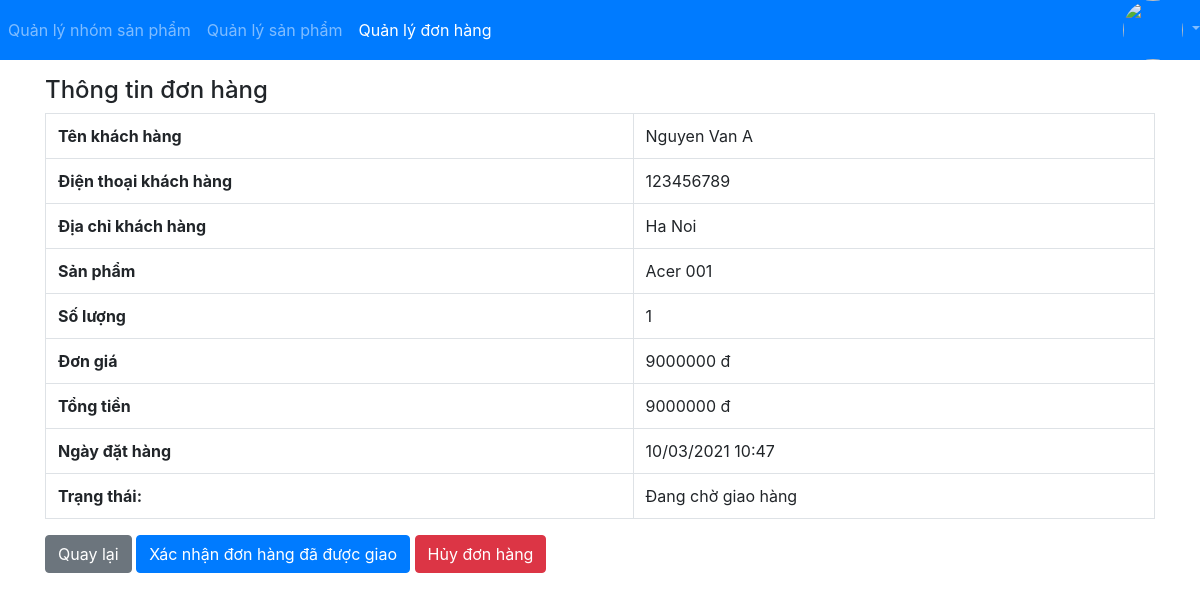
Before: /staff/view-order/6 (signed in) with the older database file.
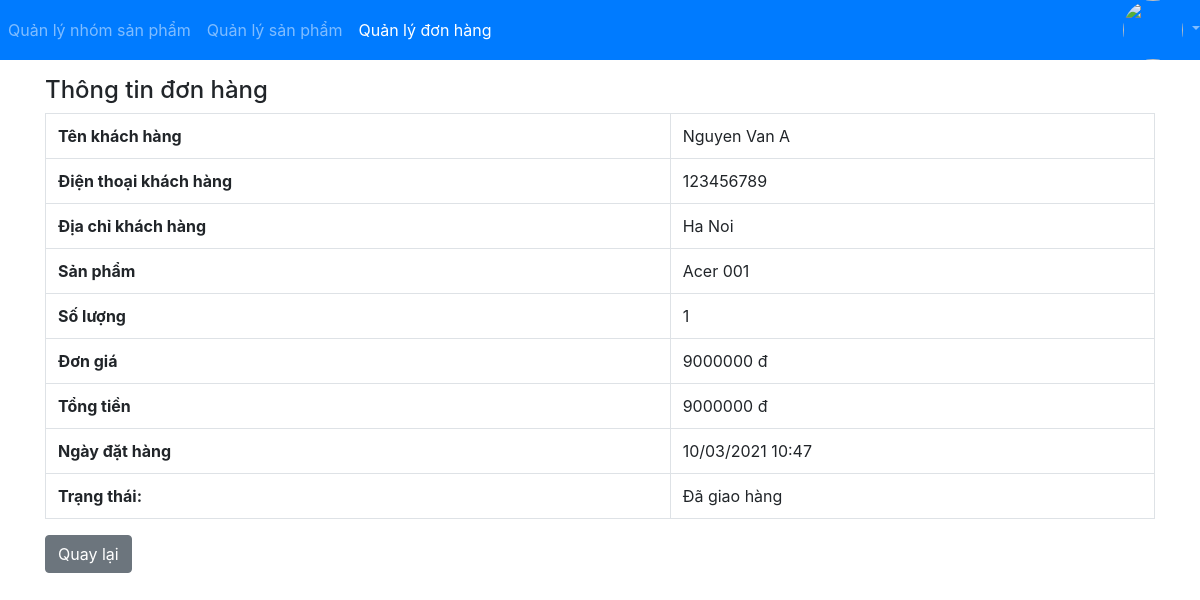
After: the same page with the newer database file.
### app/views_staff.py (the view)
@login_required
def viewOrder(request, pk):
    order =get_object_or_404(Order, pk=pk)
    context = {'order': order}
    return render(request, 'staff/order/view_detail.html', context)

### app/templates/staff/order/view_detail.html (shortened to what this page needs)
{% extends "../base.html" %} {% block navbar %} {% with page=3 %}
{{block.super}} {% endwith %} {% endblock %} {% block content%}
<div class="container mt-3">
  <h4>Thông tin đơn hàng</h4>
  <table class="table table-bordered">
    <tbody>
      <tr>
        <th>Tên khách hàng</th>
        <td>{{order.customerName}}</td>
      </tr>
      <tr>
        <th>Điện thoại khách hàng</th>
        <td>{{order.customerPhone}}</td>
      </tr>
      <tr>
        <th>Địa chỉ khách hàng</th>
        <td>{{order.customerAddress}}</td>
      </tr>
      <tr>
        <th>Sản phẩm</th>
        <td>{{order.product.name}}</td>
      </tr>
      <tr>
        <th>Số lượng</th>
        <td>{{order.qty}}</td>
      </tr>
      <tr>
        <th>Đơn giá</th>
        <td>{{order.priceUnit}} đ</td>
      </tr>
      <tr>
        <th>Tổng tiền</th>
        <td>{{order.total}} đ</td>
      </tr>
      <tr>
        <th>Ngày đặt hàng</th>
        <td>{{order.orderDate | date:"d/m/Y H:i"}}</td>
      </tr>
      <tr>
        <th>Trạng thái:</th>
        <td>
          {% if order.status == 0 %} Đang chờ giao hàng {% endif %}
          {% if order.status == 1 %} Đã giao hàng {% endif %}
        </td>
      </tr>
    </tbody>
  </table>
  <a class="btn btn-secondary" href="/staff/list-order">Quay lại</a>
  {% if order.status == 0 %}
  <button class="btn btn-primary" type="button" onclick="confirmOrderDelivered()">
    Xác nhận đơn hàng đã được giao
  </button>
  <button class="btn btn-danger" type="button" onclick="cancelOrder()">
    Hủy đơn hàng
  </button>
  {% endif %}
</div>
{% endblock %}

Changed rows visible on the page:
changed Order "Nguyen Van A": status 0 → 1 (drawn)
Other visible differences:
text no longer shown: "Đang chờ giao hàng Xác nhận đơn hàng đã được giao Hủy đơn hàng"
text now shown: "Đã giao hàng"
